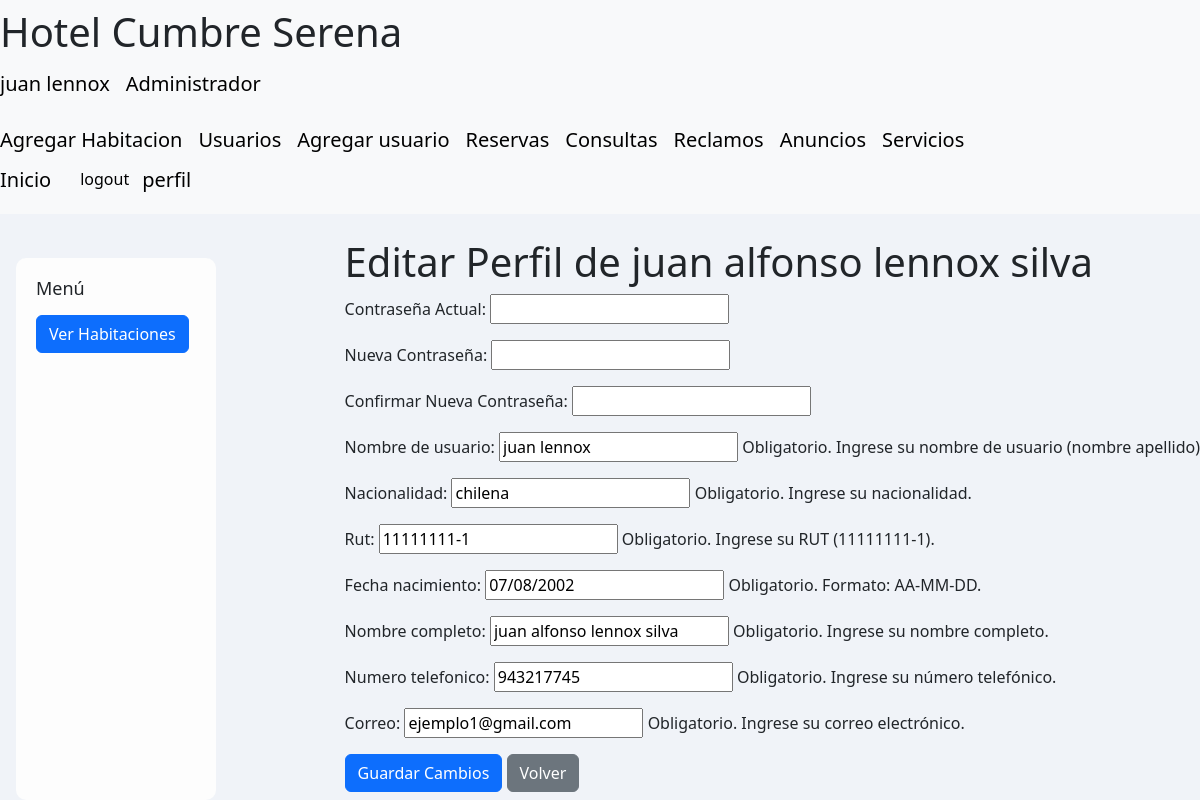
Page /accounts/editarUsuario/1/ (signed in) on the committed database.
### hotel/models.py (models this page shows, shortened)
class Usuario(models.Model):
    user = models.OneToOneField(User, on_delete=models.CASCADE)
    nacionalidad = models.CharField(max_length=100)
    rut = models.CharField(max_length=10, unique=True)
    fecha_nacimiento = models.DateField()
    nombre_completo = models.CharField(max_length=200)
    numero_telefonico = models.CharField(max_length=9, unique=True)
    correo = models.EmailField(unique=True)
    rol = models.ForeignKey(Rol, on_delete=models.CASCADE)

class Rol(models.Model):
    administrador = 'Administrador'
    recepcionista = 'Recepcionista'
    huesped = 'Huesped'
    opciones = [
        (administrador, 'Administrador'),
        (recepcionista, 'Recepcionista'),
        (huesped, 'Huesped')
    ]
    nombre = models.CharField(max_length=100, choices=opciones, unique=True)
    def __str__(self):
        return self.nombre

### registration/views.py (the view)
# urls.py: path('editarUsuario/<int:pk>/', EditarPerfilUsuarioView.as_view(), name='editar_perfil_usuario'),
@method_decorator(login_required, name='dispatch')
class EditarPerfilUsuarioView(UpdateView):
    model = Usuario
    form_class = FormularioEditarPerfil
    template_name = 'registration/editar_perfil.html'
    success_url = reverse_lazy('listaHabitaciones')
    def get_object(self):
        user = self.request.user
        return Usuario.objects.filter(user=user).first()
    def get_initial(self):
        initial = super().get_initial()
        perfil = self.get_object()
        if perfil:
            initial['username'] = perfil.user.username
        return initial

### registration/templates/registration/editar_perfil.html (shortened to what this page needs)
{% extends "hotel/usuarios.html" %}
{% block content %}
<h1>Editar Perfil de {{ form.instance.nombre_completo }}</h1>
<form method="post">
    {{ form.as_p }}
    <button class="btn btn-primary" type="submit">Guardar Cambios</button>
    <a href="{% url 'perfil' %}" class="btn btn-secondary">Volver</a>
</form>
{% endblock  %}

### hotel/templates/hotel/usuarios.html (shortened to what this page needs)
<!DOCTYPE html>
<html lang="en">
<head>
    <link href="https://cdn.jsdelivr.net/npm/bootstrap@5.3.3/dist/css/bootstrap.min.css" rel="stylesheet">
    <link rel="stylesheet" href="https://cdn.jsdelivr.net/npm/bootstrap-icons@1.10.2/font/bootstrap-icons.css">
</head>
<body>
    <nav class="navbar navbar-light bg-light justify-content-between">
        <div class="header">
            <h1 class='titulo'>Hotel Cumbre Serena</h1>
            {% if request.user.is_superuser or request.user.usuario.rol.nombre == 'Administrador' %}
                <div class="nav">
                    <p class="navbar-brand">{{ request.user.username }}</p>
                    <p class="navbar-brand">{{ request.user.usuario.rol }}</p>
                </div>
            {% elif request.user.usuario.rol.nombre == 'Recepcionista' %}
                <div class="nav">
                    <p class="navbar-brand">{{ request.user.username }}</p>
                    <p class="navbar-brand">{{ request.user.usuario.rol }}</p>
                </div>
            {% elif request.user.usuario.rol.nombre == 'Huesped' %}
                <div class="nav">
                    <p class="navbar-brand">{{ request.user.username }}</p>
                    <p class="navbar-brand">{{ request.user.usuario.rol }}</p>
                </div>
            {% endif %}
            {% if request.user.is_superuser or request.user.usuario.rol.nombre == 'Administrador' %}
                <div class="nav">
                    <a class="navbar-brand" href="{% url 'crearHabitacion' %}">Agregar Habitacion</a>
                    <a class="navbar-brand" href="{% url 'Lista_usuarios' %}">Usuarios</a>
                    <a class="navbar-brand" href="{% url 'crear_usuario' %}">Agregar usuario</a>
                    <a class="navbar-brand" href="{% url 'listaReservas' %}">Reservas</a>
                    <a class="navbar-brand" href="{% url 'listaConsultas' %}">Consultas</a>
                    <a class="navbar-brand" href="{% url 'listaReclamos' %}">Reclamos</a>
                    <a class="navbar-brand" href="{% url 'lista_anuncios' %}">Anuncios</a>
                    <a class="navbar-brand" href="{% url 'listaServicios' %}">Servicios</a>
                </div>
            {% endif %}
            <div class="nav">
                <a class="navbar-brand" href="{% url 'listaHabitaciones' %}">Inicio</a>
                {% if request.user.is_authenticated %}
                    <form action="{% url 'logout' %}" method="post">
                        <button class="btn btn-light" type="submit">logout</i></button>
                    </form>
                    <a class="navbar-brand" href="{% url 'perfil' %}">perfil</a>
                {% else %}
                    <a class="navbar-brand" href="{% url 'login' %}">Login</a>
                    <a class="navbar-brand" href="{% url 'signup' %}">Registrate</a>
                {% endif %}
            </div>
        </div>
    </nav>
    <header>
        {% load static %}
        <div>
        </div>
    </header>
    <div class="max-main-content">
        <div class="main-content">
            <div class="sidebar">
                <h3>Menú</h3>
                <a class="btn btn-primary" href="{% url 'listaHabitaciones' %}">Ver Habitaciones</a>
            </div>
        </div>
    <div>
        {% block content %}
        {% endblock %}
    </div>
</div>
</body>
</html>

### hotel/templates/hotel/usuarios.html (style rules this page uses)
.max-main-content { display: flex; }
.sidebar { background-color: #fdfdfd; padding: 20px; width: 200px; border-radius: 10px; margin-right: 20px; }
.sidebar h3 { font-size: 18px; margin-bottom: 15px; }
.main-content { display: flex; flex: 1; width: 100%; max-width: 600px; margin-top: 20px; }
body { background-color: #F0F3F8; }
.header { width: 100%; }
.titulo { width: 30rem; }
nav { background-color: #3366cc; }
.max-main-content { margin-left: 1rem; }
.btn { margin-bottom: 0.5rem; }

### rows in the picture
Usuario: instance.nombre_completo "juan alfonso lennox silva", nacionalidad "chilena", rut "11111111-1", fecha_nacimiento "07/08/2002", nombre_completo "juan alfonso lennox silva", numero_telefonico "943217745", correo "ejemplo1@gmail.com"

### other values in the picture
{{ request.user.username }} "juan lennox"
{{ request.user.usuario.rol }} "Administrador"
